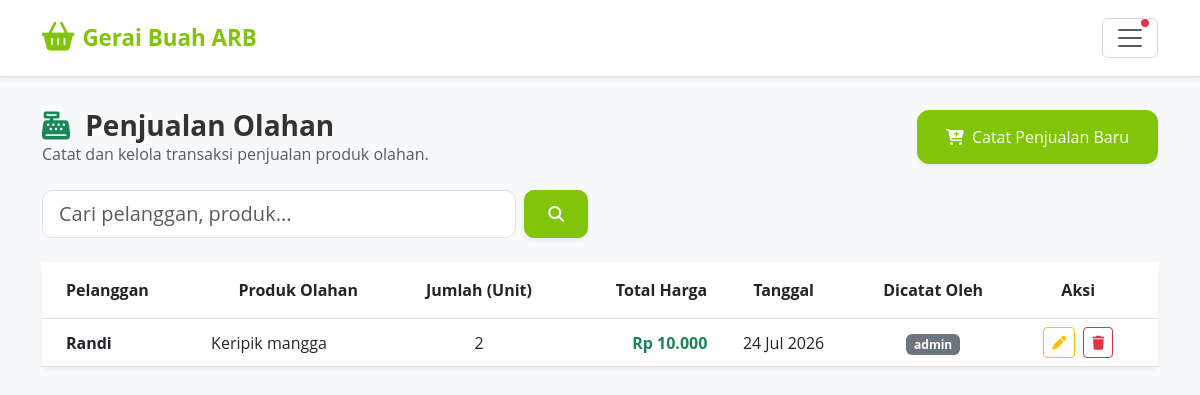
/karyawan/penjualan-olahan/ (signed in), run on an earlier commit of the app's database.
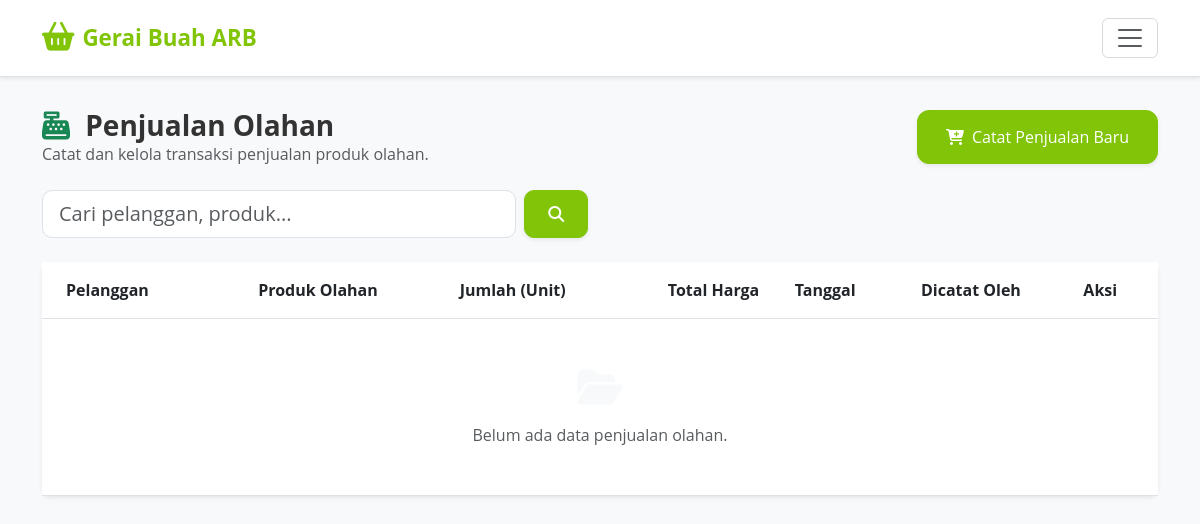
And on a later commit of the database.
### core/models.py (models this page shows, shortened)
class PenjualanOlahan(models.Model):
    idPenjualanOlahan = models.AutoField(primary_key=True)
    nama_pelanggan = models.CharField(max_length=150, null=True, blank=True, verbose_name="Nama Pelanggan")
    idProdukOlahan = models.ForeignKey(ProdukOlahan, on_delete=models.CASCADE, verbose_name="Produk Olahan")
    qty = models.IntegerField(verbose_name="Kuantitas (Unit)")
    tanggal = models.DateTimeField(auto_now_add=True, verbose_name="Tanggal Penjualan")
    pencatat = models.CharField(max_length=150, verbose_name="Dicatat Oleh")
    bukti_pembelian = models.ImageField(upload_to='bukti_olahan/', null=True, blank=True, verbose_name="Bukti Pembayaran")
    class Meta:
        verbose_name = "Penjualan Olahan"
        verbose_name_plural = "Penjualan Olahan"

class ProdukOlahan(models.Model):
    idProdukOlahan = models.AutoField(primary_key=True)
    idDetailPengadaan = models.ForeignKey(
        DetailPengadaan, on_delete=models.PROTECT,
        related_name='produk_olahan',
        verbose_name='Batch Bahan'
    )
    nama_produk = models.CharField(max_length=100, verbose_name='Nama Produk Olahan')
    qty_bahan_dipakai = models.IntegerField(verbose_name='Bahan Dipakai (kg)')
    qty_produk_jadi = models.IntegerField(verbose_name='Produk Jadi (unit)')
    harga_jual_per_unit = models.DecimalField(
        max_digits=8, decimal_places=2,
        verbose_name='Harga Jual per Unit (ribu Rp)'
    )
    total_pendapatan = models.DecimalField(
        max_digits=10, decimal_places=2, default=0,
        verbose_name='Total Pendapatan (ribu Rp)'
    )
    tanggal = models.DateField(auto_now_add=True, verbose_name='Tanggal Olah')
    catatan = models.TextField(blank=True, default='', verbose_name='Catatan')
    idKaryawan = models.ForeignKey(
        Karyawan, on_delete=models.SET_NULL, null=True, blank=True,
        verbose_name='Dicatat Oleh'
    )
    class Meta:
        verbose_name = 'Produk Olahan'
        verbose_name_plural = 'Produk Olahan'
        ordering = ['-tanggal']

### core/karyawan_views.py (the view)
# urls.py: path('penjualan-olahan/', karyawan_views.penjualan_list, name='karyawan_penjualan_list'),
@karyawan_required
def penjualan_list(request):
    q = request.GET.get('q', '').strip()
    penjualan_items = PenjualanOlahan.objects.select_related('idProdukOlahan').order_by('-tanggal')
    if q:
        penjualan_items = penjualan_items.filter(Q(nama_pelanggan__icontains=q) | Q(idProdukOlahan__nama_produk__icontains=q) | Q(pencatat__icontains=q))
    olahans = ProdukOlahan.objects.filter(qty_produk_jadi__gt=0)
    context = {
        'penjualan_items': penjualan_items,
        'q': q,
        'olahans': olahans,
    }
    return render(request, 'core/karyawan/penjualan_list.html', context)

### core/context_processors.py (called while the page is built, shortened)
def kesegaran_alert(request):
    kritis_buah = []
    peringatan_buah = []
    total_alerts = 0
    default_context = {
        'kritis_buah': kritis_buah,
        'peringatan_buah': peringatan_buah,
        'total_alerts': total_alerts,
    }
    if not request.user.is_authenticated or not request.user.is_staff:
        return default_context
    from django.urls import resolve
    try:
        resolved = resolve(request.path)
        if resolved.url_name != 'index' or not resolved.app_name == 'admin':
            return default_context
    except Exception:
        return default_context

def global_karyawan_alerts(request):
    badge_pesanan_baru = Pembelian.objects.filter(statusPembelian='Menunggu').count()
    return {
        'badge_pesanan_baru': badge_pesanan_baru
    }

### core/karyawan_views.py (called while the page is built)
def karyawan_required(view_func):
    @wraps(view_func)
    def _wrapped_view(request, *args, **kwargs):
        if 'karyawan_id' not in request.session:
            messages.error(request, 'Silakan login terlebih dahulu untuk mengakses portal karyawan.')
            return redirect('karyawan_login')
        return view_func(request, *args, **kwargs)
    return _wrapped_view

### core/templates/core/karyawan/penjualan_list.html (shortened to what this page needs)
{% extends 'core/karyawan/base.html' %}
{% load humanize %}
{% block content %}
<div class="row mb-4 align-items-center">
    <div class="col-12 col-md-6 mb-3 mb-md-0">
        <h3 class="fw-bold m-0"><i class="fa-solid fa-cash-register text-success me-2"></i> Penjualan Olahan</h3>
        <p class="text-muted m-0 fs-6">Catat dan kelola transaksi penjualan produk olahan.</p>
    </div>
    <div class="col-12 col-md-6 text-md-end">
        <button type="button" class="btn btn-brand-success btn-lg touch-btn shadow-sm" data-bs-toggle="modal" data-bs-target="#modalTambahPenjualan" style="padding: 14px 28px; border-radius: 12px;">
            <i class="fa-solid fa-cart-plus me-2"></i> Catat Penjualan Baru
        </button>
    </div>
</div>
<div class="row mb-4">
    <div class="col-12 col-md-6">
        <form method="GET" action="" class="d-flex gap-2">
            <input type="text" name="q" value="{{ q }}" class="form-control form-control-lg" placeholder="Cari pelanggan, produk..." style="border-radius: 10px;">
            <button type="submit" class="btn btn-brand-success touch-btn px-4 shadow-sm" style="border-radius: 10px;">
                <i class="fa-solid fa-magnifying-glass"></i>
            </button>
        </form>
    </div>
</div>
<div class="card shadow-sm border-0 rounded-3">
    <div class="table-responsive">
        <table class="table table-hover align-middle mb-0" style="min-width: 800px;">
            <thead class="text-white text-center align-middle" style="background-color: #81C408 !important;">
                <tr>
                    <th class="py-3 text-start ps-4">Pelanggan</th>
                    <th class="py-3">Produk Olahan</th>
                    <th class="py-3 text-center">Jumlah (Unit)</th>
                    <th class="py-3 text-end">Total Harga</th>
                    <th class="py-3 text-center">Tanggal</th>
                    <th class="py-3 text-center">Dicatat Oleh</th>
                    <th class="py-3 text-center pe-4">Aksi</th>
                </tr>
            </thead>
            <tbody>
                {% for jual in penjualan_items %}
                <tr>
                    <td class="ps-4 fw-bold text-dark">{{ jual.nama_pelanggan|default:"-" }}</td>
                    <td>{{ jual.idProdukOlahan.nama_produk }}</td>
                    <td class="text-center">{{ jual.qty }}</td>
                    <td class="text-end fw-bold text-success">
                        Rp {% widthratio jual.qty 1 jual.idProdukOlahan.harga_jual_per_unit as total %}
                        {{ total|intcomma }}
                    </td>
                    <td class="text-center">{{ jual.tanggal|date:"d M Y" }}</td>
                    <td class="text-center"><span class="badge bg-secondary">{{ jual.pencatat }}</span></td>
                    <td class="text-center pe-4">
                        <div class="d-flex justify-content-center gap-2">
                            <button class="btn btn-sm btn-outline-warning" data-bs-toggle="modal" data-bs-target="#modalEditPenjualan{{ jual.pk }}" title="Edit">
                                <i class="fa-solid fa-pen"></i>
                            </button>
                            <button class="btn btn-sm btn-outline-danger" onclick="konfirmasiHapus('formHapusJual{{ jual.pk }}')" title="Hapus">
                                <i class="fa-solid fa-trash"></i>
                            </button>
                        </div>
                    </td>
                </tr>
                {% empty %}
                <tr>
                    <td colspan="7" class="text-center py-5 text-muted">
                        <i class="fa-solid fa-folder-open fs-1 mb-3 text-light"></i><br>
                        Belum ada data penjualan olahan.
                    </td>
                </tr>
                {% endfor %}
            </tbody>
        </table>
    </div>
</div>
{% endblock %}

What changed in the data, as far as the page shows it:
removed PenjualanOlahan: nama_pelanggan "Randi", idProdukOlahan.nama_produk "Keripik mangga", qty "2", total "10.000", tanggal "24 Jul 2026", pencatat "admin"
Also different on the page:
text now shown: "Belum ada data penjualan olahan."
